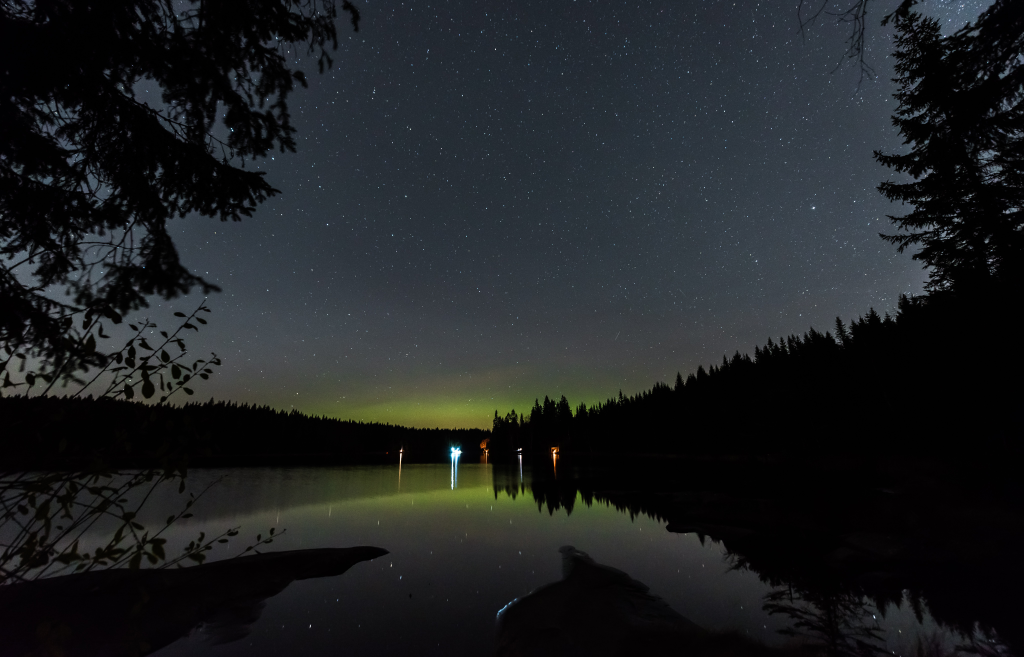
#> input picture startrack/data/LRT_00931.jpg, 4096 x 2627 px (shown at 1/4 size); its folder holds only this picture in this run
$ python -i code_old.py   (imports and definitions only)   (Python 2 division)
#> lines starting #> are read from the running program, lines starting #| are printed output that depends on the picture; after the words box and inside, x2 and y2 are one past the last pixel; in counts of white or black regions, pixels touching at a corner belong together
# -*- coding: utf-8 -*-
"""
Created on Sat Nov 05 16:16:58 2016

@author: jg
"""
from os import listdir, mkdir
from os.path import join, isfile, basename, exists, dirname
from datetime import datetime
import shutil
import cv2
import numpy as np
from scipy.ndimage.filters import gaussian_filter

# [11 lines left out: function get_paths, not called in this run]

def get_image_data(fp):
    return np.array(cv2.imread(fp))

def make_mask(path, threshold = 20, dilate = 0, pyr_level = 0):
    """Create mask based on input image and threshold

    The mask can be dilated using parameter dilate
    """
#> called with path = 'data/LRT_00931.jpg', threshold = 20, dilate = 0, pyr_level = 0
    im = cv2.cvtColor(cv2.imread(path), cv2.COLOR_BGR2GRAY)
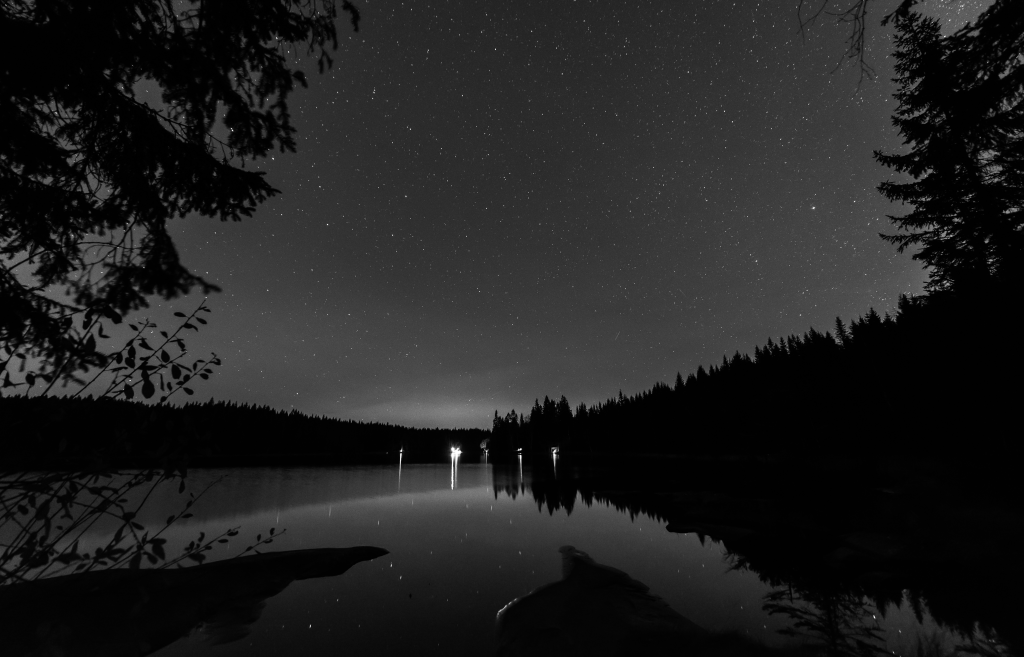
#> im: shape (2627, 4096) (shown at 1/4 size); min 0, max 255, mean 32.6
    for k in range(pyr_level):
        im = cv2.pyrDown(im)
    mask = (im < threshold).astype(float)
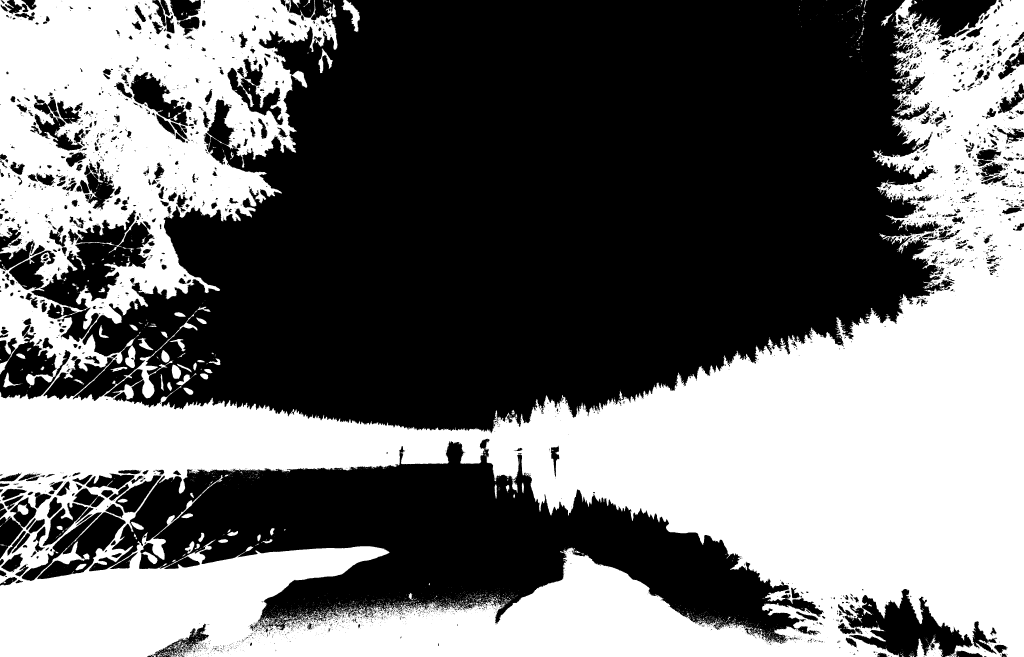
#> mask: shape (2627, 4096) float64 (shown at 1/4 size); values 0 (black) and 1 (white), 44.2% white; 3198 white regions (2936 under 20 px), largest, box (x1, y1, x2, y2) and area: (0, 0, 4096, 2627) 4692452, (3665, 2550, 3771, 2627) 4022, (1367, 0, 1440, 128) 3394
    if dilate > 0:
        kernel = np.ones((dilate, dilate), np.uint8)
        mask = cv2.dilate(mask, kernel, iterations = 3)
    return ~mask.astype(bool)

# [124 lines left out: functions prepare_folder_lrt_render, process_startrails, get_diff_image_gray, not called in this run]

>>> result = make_mask('data/LRT_00931.jpg')
